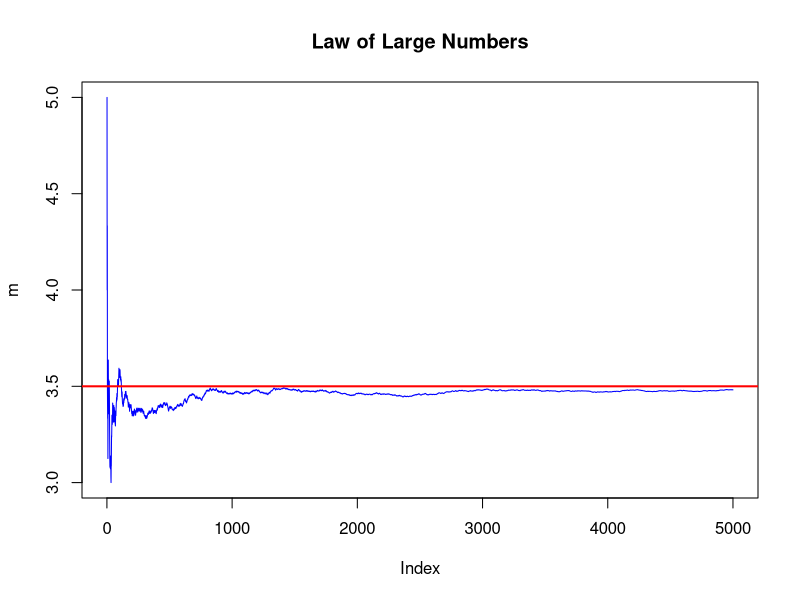

R code for this plot:
x<-sample(1:6, 5000, replace = TRUE)
m<-cumsum(x)/ 1:5000
plot(m, type = "l", col="blue", main = "Law of Large Numbers")
abline(h=3.5, col="red", lwd=2)
